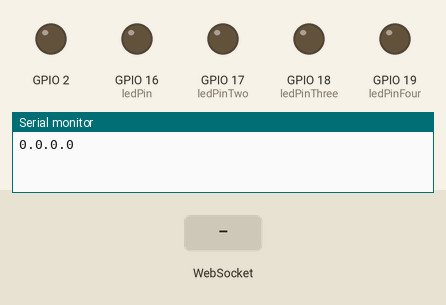
Recording of a sketch running on a simulated ESP32. On the bench: output pins drawn as LEDs (lit = HIGH), the last lines printed to the serial monitor. The test bench sets the inputs (shaded band). WiFi joins after 1.5 s; servers stay silent unless stated.

Above: at 1.2 s.
1.3 s: WebSocket text "napredLeva" received
At 2.5 s:
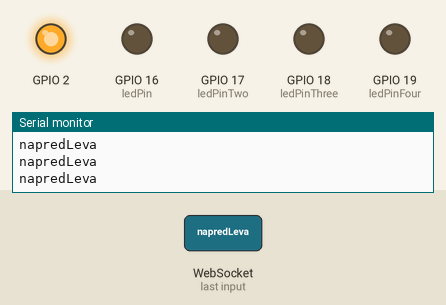
2.8 s: WebSocket text "nazadLeva" received
4.3 s: WebSocket text "napredDesna" received
Timing chart, 0 to 7.3 s (numbered marks = the images above; inputs shaded):
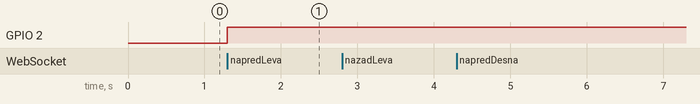

The sketch:

websocket.ino
```cpp
#include "WiFi.h"
#include "AsyncTCP.h"
#include "ESPAsyncWebServer.h"
#include "SPIFFS.h"

// setting PWM properties
const int freq = 25000;
const int ledChannel = 0;
const int resolution = 8;
// the number of the LED pin
const int ledPin = 16;  // 16 corresponds to GPIO16

// the number of the LEDTWO pin
const int ledPinTwo = 17;

// the number of the LEDTHREE pin
const int ledPinThree = 18;

// the number of the LEDTHREE pin
const int ledPinFour = 19;


// setting PWM properties
const int ledChannelTwo = 1;

// setting PWM properties
const int ledChannelThree = 2;

// setting PWM properties
const int ledChannelFour = 3;


// Replace with your network credentials
const char* ssid = "myesp";
const char* password = "";


// Create AsyncWebServer object on port 80
AsyncWebServer server(80);
AsyncWebSocket ws("/ws");

const char index_html[] PROGMEM = R"rawliteral(
<!DOCTYPE HTML><html>
<head>
  <title>ESP Web Server</title>
  <meta name="viewport" content="width=device-width, initial-scale=1">
  <link rel="icon" href="data:,">
  <style>
  html {
    font-family: Arial, Helvetica, sans-serif;
    text-align: center;
  }
  h1 {
    font-size: 1.8rem;
    color: white;
  }
  h2{
    font-size: 1.5rem;
    font-weight: bold;
    color: #143642;
  }
  .topnav {
    overflow: hidden;
    background-color: #143642;
  }
  body {
    margin: 0;
  }
  .content {
    padding: 30px;
    max-width: 600px;
    margin: 0 auto;
  }
  .card {
    background-color: #F8F7F9;;
    box-shadow: 2px 2px 12px 1px rgba(140,140,140,.5);
    padding-top:10px;
    padding-bottom:20px;
  }
  .button {
    padding: 15px 50px;
    font-size: 24px;
    text-align: center;
    outline: none;
    color: #fff;
    background-color: #0f8b8d;
    border: none;
    border-radius: 5px;
    -webkit-touch-callout: none;
    -webkit-user-select: none;
    -khtml-user-select: none;
    -moz-user-select: none;
    -ms-user-select: none;
    user-select: none;
    -webkit-tap-highlight-color: rgba(0,0,0,0);
   }
   /*.button:hover {background-color: #0f8b8d}*/
   .button:active {
     background-color: #0f8b8d;
     box-shadow: 2 2px #CDCDCD;
     transform: translateY(2px);
   }
   .state {
     font-size: 1.5rem;
     color:#8c8c8c;
     font-weight: bold;
   }
  </style>
<title>ESP Web Server</title>
<meta name="viewport" content="width=device-width, initial-scale=1">
<link rel="icon" href="data:,">
</head>
<body>
  <div class="topnav">
    <h1>ESP WebSocket Server</h1>
  </div>
  <div class="content">
    <div class="card">
      <h2>Output - GPIO 2</h2>
      <p class="state">state: <span id="state">%STATE%</span></p>
      <p><button id="button" class="button">Toggle</button></p>
    </div>
  </div>
<script>
  var gateway = `ws://${window.location.hostname}/ws`;
  var websocket;
  window.addEventListener('load', onLoad);
  function initWebSocket() {
    console.log('Trying to open a WebSocket connection...');
    websocket = new WebSocket(gateway);
    websocket.onopen    = onOpen;
    websocket.onclose   = onClose;
    websocket.onmessage = onMessage; // <-- add this line
  }
  function onOpen(event) {
    console.log('Connection opened');
  }
  function onClose(event) {
    console.log('Connection closed');
    setTimeout(initWebSocket, 2000);
  }
  function onMessage(event) {
    var state;
    if (event.data == "1"){
      state = "ON";
    }
    else{
      state = "OFF";
    }
    document.getElementById('state').innerHTML = state;
  }
  function onLoad(event) {
    initWebSocket();
    initButton();
  }
  function initButton() {
    document.getElementById('button').addEventListener('click', toggle);
  }
  function toggle(){
    websocket.send(5 + "&" + "napredLeva");
    document.getElementById('state').innerHTML = 'WTF'
  }
</script>
</body>
</html>
)rawliteral";

void notifyClients() {
//  ws.textAll(String(ledState));
}

String message = "";
String direction ="STOP";
String steps;
    String valName;
    String val;
void handleWebSocketMessage(void *arg, uint8_t *data, size_t len) {
  AwsFrameInfo *info = (AwsFrameInfo*)arg;
  if (info->final && info->index == 0 && info->len == len && info->opcode == WS_TEXT) {
    data[len] = 0;
//     Serial.printf((char*)data);
     message = (char*)data;
     val = message.substring(0, message.indexOf("&"));
     valName = message.substring(message.indexOf("&")+1, message.length());

//    moje brljotke
        int leftTractNapredVal;

        int leftTractNazadVal;

        int rightTractNapredVal;

        int rightTractNazadVal;
//          digitalWrite(2, HIGH);
          Serial.println(val);
          Serial.println(valName);

        //left tract start
        if(valName == "napredLeva"){
          digitalWrite(2, HIGH);
          Serial.println("napredLeva ");
          leftTractNazadVal = 0;
          ledcWrite(ledChannelTwo, 0);

          leftTractNapredVal = val.toInt();
          ledcWrite(ledChannel, leftTractNapredVal);
        }

        if(valName == "nazadLeva"){
          leftTractNapredVal = 0;
          ledcWrite(ledChannel, 0);

          leftTractNazadVal = val.toInt();
          ledcWrite(ledChannelTwo, leftTractNazadVal);
          Serial.println("nazadLeva ");
          Serial.println(leftTractNazadVal);
        }
        //left track end

        //right track start
        if(valName == "napredDesna"){
          rightTractNazadVal = 0;
          ledcWrite(ledChannelFour, 0);

          rightTractNapredVal = val.toInt();
          ledcWrite(ledChannelThree, rightTractNapredVal);
        }

        if(valName == "nazadDesna"){
          rightTractNapredVal = 0;
          ledcWrite(ledChannelThree, 0);

          rightTractNazadVal = val.toInt();
          ledcWrite(ledChannelFour, rightTractNazadVal);
          Serial.println("nazadDesna ");
          Serial.println(rightTractNazadVal);
        }
//    moje brljotke


//     Serial.println("steps are " + val);
//     Serial.println("direction is " + valName);
     notifyClients();
  }
}

void onEvent(AsyncWebSocket *server, AsyncWebSocketClient *client, AwsEventType type,
             void *arg, uint8_t *data, size_t len) {
  switch (type) {
    case WS_EVT_CONNECT:
      Serial.printf("WebSocket client #%u connected from %s\n", client->id(), client->remoteIP().toString().c_str());
      break;
    case WS_EVT_DISCONNECT:
      Serial.printf("WebSocket client #%u disconnected\n", client->id());
      break;
    case WS_EVT_DATA:
      handleWebSocketMessage(arg, data, len);
      break;
    case WS_EVT_PONG:
    case WS_EVT_ERROR:
      break;
  }
}

void initWebSocket() {
  ws.onEvent(onEvent);
  server.addHandler(&ws);
}

//String processor(const String& var){
//  Serial.println(var);
//  if(var == "STATE"){
//    if (ledState){
//      return "ON";
//    }
//    else{
//      return "OFF";
//    }
//  }
//  return String();
//}

void setup(){
  // Serial port for debugging purposes
  Serial.begin(115200);

  pinMode(ledPin, OUTPUT);
  digitalWrite(ledPin, LOW);

  pinMode(2, OUTPUT);
//  digitalWrite(2, HIGH);
  // Connect to Wi-2
//  WiFi.begin(ssid, password);
  WiFi.softAP(ssid);
  IPAddress IP = WiFi.softAPIP();

  // Print ESP Local IP Address
  Serial.println(WiFi.localIP());

  initWebSocket();

  // Route for root / web page
  server.on("/", HTTP_GET, [](AsyncWebServerRequest *request){
    request->send_P(200, "text/html", index_html);
  });

  // Start server

  //MOTORS START
    // configure LED PWM functionalitites
  ledcSetup(ledChannel, freq, resolution);
  ledcSetup(ledChannelTwo, freq, resolution);
  ledcSetup(ledChannelThree, freq, resolution);
  ledcSetup(ledChannelFour, freq, resolution);

  // attach the channel to the GPIO to be controlled
  ledcAttachPin(ledPin, ledChannel);

  //ledChannelTwo
  ledcAttachPin(ledPinTwo, ledChannelTwo);

  //ledChannelThree
  ledcAttachPin(ledPinThree, ledChannelThree);

  //ledChannelTwo
  ledcAttachPin(ledPinFour, ledChannelFour);


  //MOTORS END
  server.begin();
}


void loop() {
  ws.cleanupClients();
//  digitalWrite(ledPin, ledState);
}
```

Measured:
- after the input at 1.3 s, GPIO 2: LOW → HIGH at once
